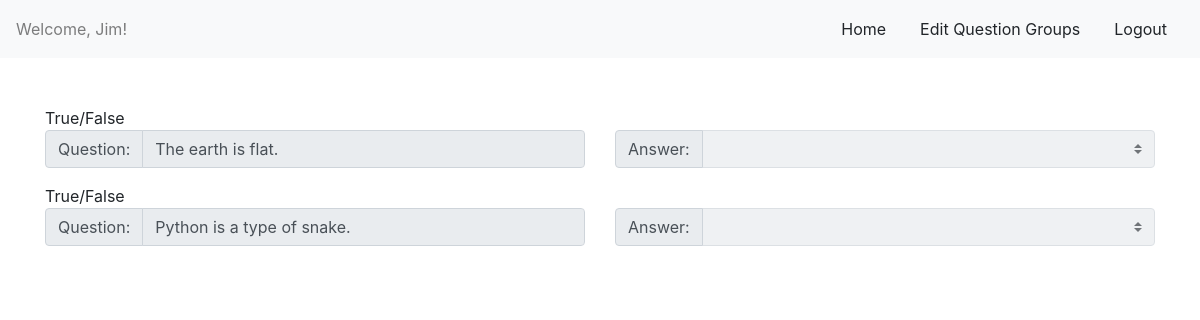
Screenshot of /home/1/review/ (signed in) with the database file from the repository.
### logreg/models.py (models this page shows)
class User(models.Model):
    first_name = models.CharField(max_length=255)
    last_name = models.CharField(max_length=255)
    email = models.CharField(max_length=255)
    pw = models.CharField(max_length=255)
    created_at = models.DateTimeField(auto_now_add=True)
    updated_at = models.DateTimeField(auto_now=True)
    objects = UserManager()

### questionTaker/models.py (models this page shows)
class Answer(models.Model):
    user = models.ForeignKey(User, related_name='answers', on_delete=models.CASCADE)
    question_group = models.ForeignKey(QuestionGroup, related_name='answers', on_delete=models.CASCADE)
    question = models.ForeignKey(Question, related_name='answers', on_delete=models.CASCADE)
    answer = models.CharField(max_length=255)
    is_correct = models.BooleanField(default=0)
    created_at = models.DateTimeField(auto_now_add=True)
    updated_at = models.DateTimeField(auto_now=True)

### questionCreator/models.py (models this page shows)
class Question(models.Model):
    question = models.TextField(max_length=255)
    answer = models.TextField(max_length=255)
    question_type = models.ForeignKey(QuestionType, related_name='questions', on_delete=models.CASCADE)
    question_group = models.ForeignKey(QuestionGroup, related_name='questions', on_delete=models.CASCADE)
    created_at = models.DateTimeField(auto_now_add=True)
    updated_at = models.DateTimeField(auto_now=True)

class QuestionType(models.Model):
    type_name = models.CharField(max_length=255)
    created_at = models.DateTimeField(auto_now_add=True)
    updated_at = models.DateTimeField(auto_now=True)

### questionTaker/views.py (the view)
# urls.py: path('<int:tid>/review/', views.reviewTest, name='reviewTest'),
def reviewTest(request, tid):
    context = {
        'title': 'Create a new Question Group',
        'first_name': User.objects.get(id=request.session['login_id']).first_name,
        'questions': Question.objects.filter(question_group=QuestionGroup.objects.get(id=tid)).all(),
        'answers': Answer.objects.filter(question_group=QuestionGroup.objects.get(id=tid), user=User.objects.get(id=request.session['login_id'])),
    }
    return render(request, 'review_group.html', context)

### logreg/templates/review_group.html (shortened to what this page needs)
<!DOCTYPE html>
 <html class="no-js">
    <head>
        <link rel="stylesheet" href="https://stackpath.bootstrapcdn.com/bootstrap/4.5.2/css/bootstrap.min.css">
    </head>
    <body>
        <nav class="navbar navbar-light bg-light">
            <span class="navbar-text">
                Welcome, {{first_name}}!
            </span>
            <ul class="nav nav-pills">
                <li class="nav-item">
                    <a class="btn nav-link" href="/">Home</a>
                </li>
                <li class="nav-item">
                    <a class="btn nav-link" href="/question/">Edit Question Groups</a>
                </li>
                <li class="nav-item">
                    <a class="btn nav-link" href="/logout">Logout</a>
                </li>
            </ul>
        </nav>
        <div class="container">
            <form action="submit" method="POST" class="mt-5">
                {% for answ in answers %}
                {{answ.question.question_type.type_name}}
                <div class="row">
                    <div class="col">
                        <div class="input-group mb-3">
                            <div class="input-group-prepend">
                                <span class="input-group-text" id="question-addon{{question.id}}">Question:</span>
                            </div>
                            <input type="text" class="form-control" id="question{{question.id}}" aria-label="question{{question.id}}" aria-describedby="question-addon{{question.id}}" value="{{answ.question.question}}" disabled>
                        </div>
                    </div>
                    {% if answ.question.question_type.type_name == 'True/False' %}
                    <div class="col">
                        <div class="input-group mb-3">
                            <div class="input-group-prepend">
                                <label class="input-group-text" for="answer_{{question.id}}">Answer:</label>
                            </div>
                            <select class="custom-select" id="answer_{{question.id}}" name="answer_{{question.id}}" disabled>
                            </select>
                        </div>
                    </div>
                    {% endif %}
                </div>
                {% endfor %}
            </form>
        </div>
    </body>
</html>

### rows the page displays
User: first_name "Jim"
Answer: question.question_type.type_name "True/False", question.question "The earth is flat."
Answer: question.question_type.type_name "True/False", question.question "Python is a type of snake."
